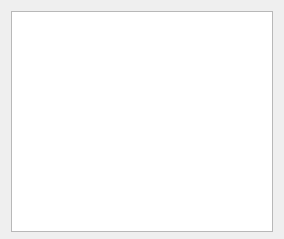
<?xml version="1.0" encoding="UTF-8"?>
<ui version="4.0">
 <class>tagsviewform</class>
 <widget class="QWidget" name="tagsviewform">
  <property name="geometry">
   <rect>
    <x>0</x>
    <y>0</y>
    <width>284</width>
    <height>239</height>
   </rect>
  </property>
  <property name="minimumSize">
   <size>
    <width>284</width>
    <height>239</height>
   </size>
  </property>
  <property name="windowTitle">
   <string>Form</string>
  </property>
  <layout class="QVBoxLayout" name="verticalLayout">
   <item>
    <widget class="QTextEdit" name="tagsValueEdit">
     <property name="minimumSize">
      <size>
       <width>261</width>
       <height>221</height>
      </size>
     </property>
     <property name="readOnly">
      <bool>true</bool>
     </property>
    </widget>
   </item>
  </layout>
 </widget>
 <resources/>
 <connections/>
</ui>
